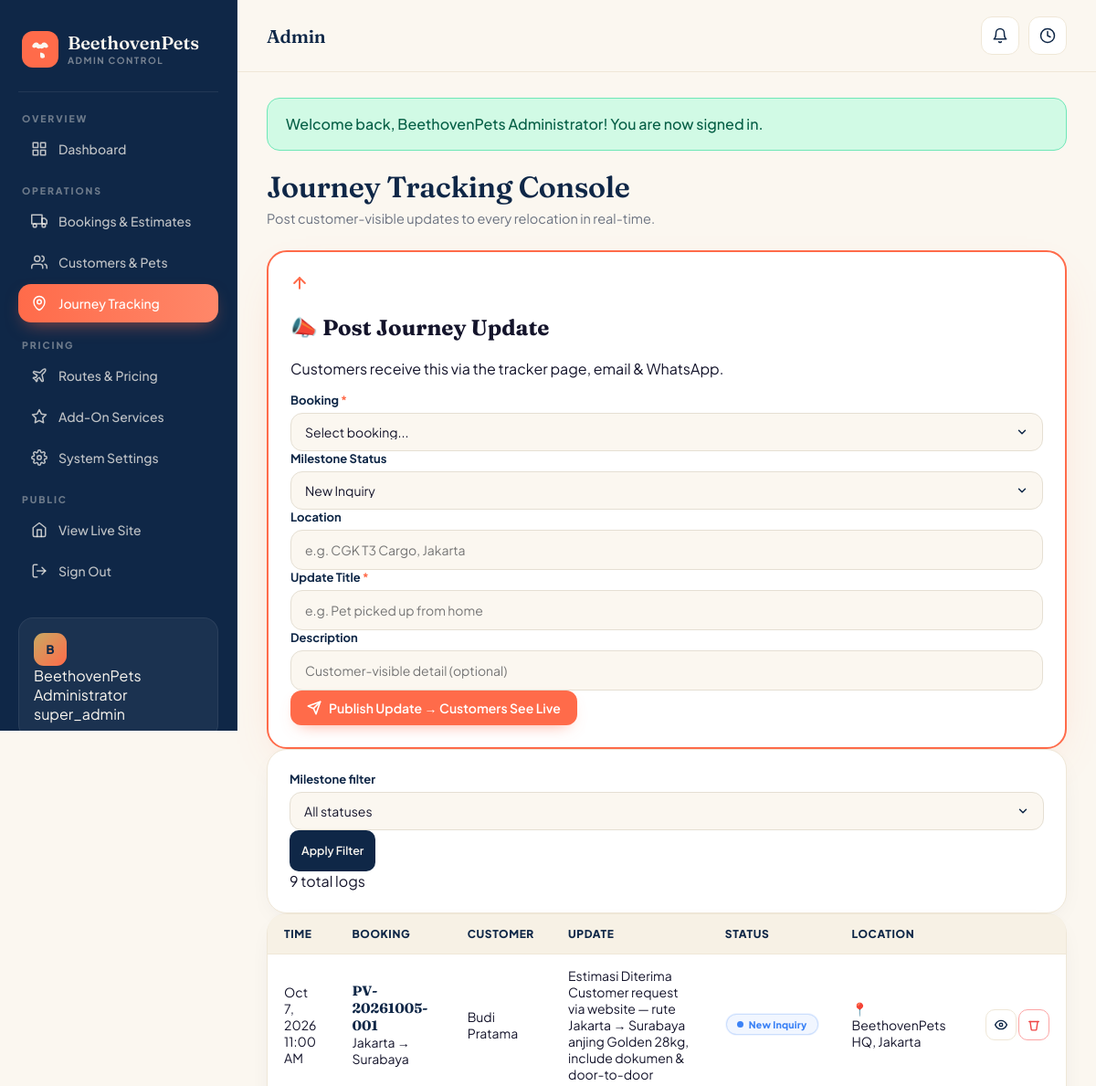
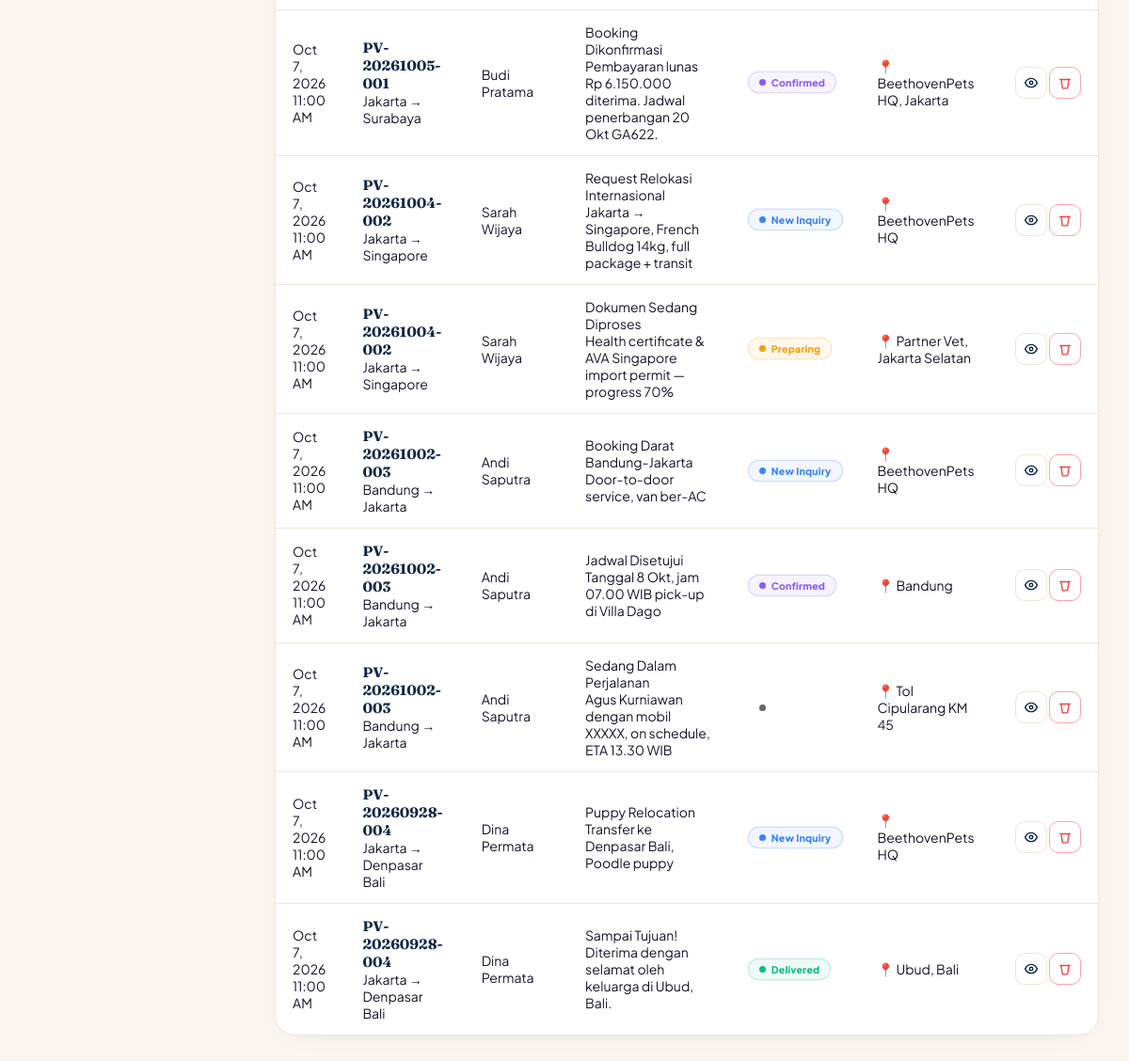
Screenshot of /admin/tracking.php (signed in) with the database file from the repository (2 pictures, top to bottom).
### tables this page shows
CREATE TABLE `tracking_logs` (
  `id` int(11) NOT NULL AUTO_INCREMENT,
  `booking_id` int(11) NOT NULL,
  `status` enum('inquiry','confirmed','preparing','picked_up','origin_airport','in_flight','transit','destination_airport','out_for_delivery','delivered','completed','cancelled') NOT NULL DEFAULT 'inquiry',
  `title` varchar(180) NOT NULL,
  `description` text DEFAULT NULL,
  `location` varchar(180) DEFAULT NULL,
  `photo_url` varchar(255) DEFAULT NULL,
  `created_by_admin_id` int(11) DEFAULT NULL,
  `created_at` timestamp NOT NULL DEFAULT CURRENT_TIMESTAMP,
  PRIMARY KEY (`id`),
  KEY `booking_idx` (`booking_id`),
  CONSTRAINT `tracking_booking_fk` FOREIGN KEY (`booking_id`) REFERENCES `bookings`(`id`) ON DELETE CASCADE
);

CREATE TABLE `bookings` (
  `id` int(11) NOT NULL AUTO_INCREMENT,
  `booking_code` varchar(20) NOT NULL UNIQUE,
  `customer_id` int(11) NOT NULL,
  `pet_id` int(11) DEFAULT NULL,
  `route_id` int(11) DEFAULT NULL,
  `origin_city` varchar(100) NOT NULL,
  `destination_city` varchar(100) NOT NULL,
  `travel_type` enum('domestic_air','domestic_land','international','combined') NOT NULL DEFAULT 'domestic_air',
  `travel_date` date NOT NULL,
  `return_date` date DEFAULT NULL,
  `pet_type_booking` enum('small','medium','large','giant','brachycephalic') NOT NULL DEFAULT 'medium',
  `pet_weight_kg` decimal(6,2) NOT NULL DEFAULT 15.00,
  `crate_included` tinyint(1) NOT NULL DEFAULT 0,
  `addon_door` tinyint(1) NOT NULL DEFAULT 0,
  `addon_docs` tinyint(1) NOT NULL DEFAULT 0,
  `addon_stay` tinyint(1) NOT NULL DEFAULT 0,
  `addon_custom` text DEFAULT NULL,
  `price_estimated_idr` decimal(14,2) NOT NULL DEFAULT 0.00,
  `price_final_idr` decimal(14,2) DEFAULT NULL,
  `paid_amount_idr` decimal(14,2) NOT NULL DEFAULT 0.00,
  `payment_status` enum('unpaid','deposit','paid','refunded') NOT NULL DEFAULT 'unpaid',
  `status` enum('inquiry','confirmed','preparing','in_transit','arrived','delivered','cancelled','completed') NOT NULL DEFAULT 'inquiry',
  `special_instructions` text DEFAULT NULL,
  `assigned_handler` varchar(120) DEFAULT NULL,
  `flight_details` text DEFAULT NULL,
  `customer_notes` text DEFAULT NULL,
  `private_admin_notes` text DEFAULT NULL,
  `created_at` timestamp NOT NULL DEFAULT CURRENT_TIMESTAMP,
  `updated_at` timestamp NOT NULL DEFAULT CURRENT_TIMESTAMP ON UPDATE CURRENT_TIMESTAMP,
  PRIMARY KEY (`id`),
  UNIQUE KEY `booking_code_idx` (`booking_code`),
  KEY `customer_idx` (`customer_id`),
  KEY `status_idx` (`status`),
  KEY `travel_date_idx` (`travel_date`)
);

CREATE TABLE `customers` (
  `id` int(11) NOT NULL AUTO_INCREMENT,
  `full_name` varchar(150) NOT NULL,
  `email` varchar(150) NOT NULL,
  `phone` varchar(30) NOT NULL,
  `address` text DEFAULT NULL,
  `city` varchar(80) DEFAULT NULL,
  `country` varchar(60) DEFAULT 'Indonesia',
  `notes` text DEFAULT NULL,
  `created_at` timestamp NOT NULL DEFAULT CURRENT_TIMESTAMP,
  `updated_at` timestamp NOT NULL DEFAULT CURRENT_TIMESTAMP ON UPDATE CURRENT_TIMESTAMP,
  PRIMARY KEY (`id`),
  KEY `email_idx` (`email`)
);

### admin/tracking.php (the view, shortened to what the rows shown need)
<?php
require_once __DIR__ . '/includes/header.php';
$db = pawDB();
$bookingFilter = (int)($_GET['booking_id'] ?? 0);
$where = []; $params = [];
$whereSQL = $where ? 'WHERE ' . implode(' AND ', $where) : '';
$logs = $db->fetchAll("SELECT tl.*, b.booking_code, b.origin_city, b.destination_city, c.full_name AS customer_name
  FROM tracking_logs tl
  JOIN bookings b ON b.id = tl.booking_id
  LEFT JOIN customers c ON c.id = b.customer_id
  $whereSQL
  ORDER BY tl.created_at DESC LIMIT 200", $params);
?>
<div class="page-title-row">
  <div class="page-title">
    <h1>Journey Tracking Console</h1>
  </div>
</div>
<div class="card card-pad mb-6" style="border:2px solid var(--coral);box-shadow:0 20px 50px -25px rgba(255,107,74,0.35)">
  <div class="flex items-center gap-3 mb-5 flex-wrap">
    <div>
      <h2 class="font-display text-2xl font-semibold text-navy m-0">📣 Post Journey Update</h2>
    </div>
  </div>
</div>
<div class="card">
  <div class="table-wrap">
    <table>
      <thead>
        <tr>
          <th>Time</th><th>Booking</th><th>Customer</th><th>Update</th><th>Status</th><th>Location</th><th></th>
        </tr>
      </thead>
      <tbody>
        <?php if (count($logs) === 0): ?>
        <tr><td colspan="7"><div class="empty" style="margin:30px;border:0;background:transparent">
          <div class="empty-icon">
            <svg width="26" height="26" viewBox="0 0 24 24" fill="none" stroke="currentColor" stroke-width="2" stroke-linecap="round" stroke-linejoin="round"><circle cx="12" cy="12" r="10"/><polyline points="12 6 12 12 16 14"/></svg>
          </div>
          <p class="font-bold text-navy mb-1">No journey logs yet.</p>
          <p class="text-muted text-sm">Post the first update in the form above.</p>
        </div></td></tr>
        <?php else: foreach($logs as $l): ?>
        <tr>
          <td>
            <div class="font-bold text-navy text-sm"><?=formatDate($l['created_at'], 'M j, Y')?></div>
            <div class="text-xs text-muted"><?=date('g:i A', strtotime($l['created_at']))?></div>
          </td>
          <td>
            <a href="booking-view.php?id=<?=(int)$l['booking_id']?>" style="font-family:'Fraunces',serif;font-weight:700;color:var(--navy);font-size:15px">
              <?=e($l['booking_code'])?>
            </a>
            <div class="text-xs text-muted mt-0.5"><?=e($l['origin_city'])?> → <?=e($l['destination_city'])?></div>
          </td>
          <td class="font-semibold text-navy text-sm"><?=e($l['customer_name'] ?? '—')?></td>
          <td class="min-w-[300px]">
            <div class="font-bold text-navy text-sm mb-0.5"><?=e($l['title'])?></div>
            <?php if (!empty($l['description'])): ?>
              <div class="text-xs text-muted leading-relaxed"><?=e($l['description'])?></div>
            <?php endif; ?>
          </td>
          <td>
            <span class="chip" style="background:<?=bookingStatusColor($l['status'])?>12;color:<?=bookingStatusColor($l['status'])?>;box-shadow:inset 0 0 0 1px <?=bookingStatusColor($l['status'])?>35;white-space:nowrap;font-size:10.5px">
              <span class="chip-dot" style="background:<?=bookingStatusColor($l['status'])?>"></span>
              <?=bookingStatusLabel($l['status'])?>
            </span>
          </td>
          <td class="font-semibold text-navy text-xs">📍 <?=e($l['location'] ?? '—')?></td>
          <td style="text-align:right;white-space:nowrap">
            <a href="../track.php?code=<?=urlencode($l['booking_code'])?>" target="_blank" class="btn btn-outline btn-icon btn-sm">
              <svg width="14" height="14" viewBox="0 0 24 24" fill="none" stroke="currentColor" stroke-width="2.4" stroke-linecap="round" stroke-linejoin="round"><path d="M1 12s4-8 11-8 11 8 11 8-4 8-11 8-11-8-11-8z"/><circle cx="12" cy="12" r="3"/></svg>
            </a>
            <a href="?delete=<?=(int)$l['id']?><?=$bookingFilter?'&booking_id='.$bookingFilter:''?>" class="btn btn-outline btn-icon btn-sm confirm-delete" style="border-color:#FCA5A5">
              <svg width="14" height="14" viewBox="0 0 24 24" fill="none" stroke="#EF4444" stroke-width="2.4" stroke-linecap="round" stroke-linejoin="round"><polyline points="3 6 5 6 21 6"/><path d="M19 6l-2 14a2 2 0 0 1-2 2H9a2 2 0 0 1-2-2L5 6"/></svg>
            </a>
          </td>
        </tr>
        <?php endforeach; endif; ?>
      </tbody>
    </table>
  </div>
</div>
<?php require_once __DIR__ . '/includes/footer.php'; ?>

### admin/includes/header.php (shortened to what the rows shown need)
<?php
if (strpos($_SERVER['PHP_SELF'], '/admin/login.php') === false &&
    strpos($_SERVER['PHP_SELF'], '/admin/logout.php') === false) {
    $admin = currentAdmin();
}
if (!isset($page_title)) $page_title = 'Admin';
$page_base = basename($_SERVER['PHP_SELF']);
?>
<!DOCTYPE html>
<html lang="en">
<head>
</head>
<body>
<?php if (strpos($_SERVER['PHP_SELF'], '/admin/login.php') === false &&
          strpos($_SERVER['PHP_SELF'], '/admin/logout.php') === false): ?>
<div class="layout">
  <aside class="sidebar" id="sidebar">
    <div class="side-brand">
      <div class="logo">
      </div>
      <div>
        <div class="name">BeethovenPets</div>
        <div class="sub">Admin Control</div>
      </div>
    </div>
    <div class="nav-section">Overview</div>
    <a href="index.php" class="nav-link <?=$page_base=='index.php'?'active':''?>">
      <svg viewBox="0 0 24 24" fill="none" stroke="currentColor" stroke-width="2" stroke-linecap="round" stroke-linejoin="round"><rect x="3" y="3" width="7" height="7"/><rect x="14" y="3" width="7" height="7"/><rect x="3" y="14" width="7" height="7"/><rect x="14" y="14" width="7" height="7"/></svg>
      Dashboard
    </a>
    <div class="nav-section">Operations</div>
    <a href="bookings.php" class="nav-link <?=$page_base=='bookings.php'||$page_base=='booking-view.php'?'active':''?>">
      <svg viewBox="0 0 24 24" fill="none" stroke="currentColor" stroke-width="2" stroke-linecap="round" stroke-linejoin="round"><rect x="1" y="3" width="15" height="13"/><polygon points="16 8 20 8 23 11 23 16 16 16 16 8"/><circle cx="5.5" cy="18.5" r="2.5"/><circle cx="18.5" cy="18.5" r="2.5"/></svg>
      Bookings & Estimates
    </a>
    <a href="customers.php" class="nav-link <?=$page_base=='customers.php'||$page_base=='customer-view.php'?'active':''?>">
      <svg viewBox="0 0 24 24" fill="none" stroke="currentColor" stroke-width="2" stroke-linecap="round" stroke-linejoin="round"><path d="M17 21v-2a4 4 0 0 0-4-4H5a4 4 0 0 0-4 4v2"/><circle cx="9" cy="7" r="4"/><path d="M23 21v-2a4 4 0 0 0-3-3.87"/><path d="M16 3.13a4 4 0 0 1 0 7.75"/></svg>
      Customers & Pets
    </a>
    <a href="tracking.php" class="nav-link <?=$page_base=='tracking.php'?'active':''?>">
      <svg viewBox="0 0 24 24" fill="none" stroke="currentColor" stroke-width="2" stroke-linecap="round" stroke-linejoin="round"><path d="M12 22s-8-4.5-8-11.8A8 8 0 0 1 12 2a8 8 0 0 1 8 8.2c0 7.3-8 11.8-8 11.8z"/><circle cx="12" cy="10" r="3"/></svg>
      Journey Tracking
    </a>
    <div class="nav-section">Pricing</div>
    <a href="routes.php" class="nav-link <?=$page_base=='routes.php'?'active':''?>">
      Routes & Pricing
    </a>
    <a href="addons.php" class="nav-link <?=$page_base=='addons.php'?'active':''?>">
      <svg viewBox="0 0 24 24" fill="none" stroke="currentColor" stroke-width="2" stroke-linecap="round" stroke-linejoin="round"><path d="M12 2l3.09 6.26L22 9.27l-5 4.87 1.18 6.88L12 17.77l-6.18 3.25L7 14.14 2 9.27l6.91-1.01L12 2z"/></svg>
      Add-On Services
    </a>
    <a href="settings.php" class="nav-link <?=$page_base=='settings.php'?'active':''?>">
      System Settings
    </a>
    <div class="nav-section">Public</div>
    <a href="../index.php" target="_blank" class="nav-link">
      <svg viewBox="0 0 24 24" fill="none" stroke="currentColor" stroke-width="2" stroke-linecap="round" stroke-linejoin="round"><path d="M3 9l9-7 9 7v11a2 2 0 0 1-2 2H5a2 2 0 0 1-2-2z"/><polyline points="9 22 9 12 15 12 15 22"/></svg>
      View Live Site
    </a>
    <a href="logout.php" class="nav-link">
      <svg viewBox="0 0 24 24" fill="none" stroke="currentColor" stroke-width="2" stroke-linecap="round" stroke-linejoin="round"><path d="M9 21H5a2 2 0 0 1-2-2V5a2 2 0 0 1 2-2h4"/><polyline points="16 17 21 12 16 7"/><line x1="21" y1="12" x2="9" y2="12"/></svg>
      Sign Out
    </a>
    <div class="side-footer">
      <div class="flex items-center gap-3">
        <div class="avatar"><?=strtoupper(substr($admin['full_name'] ?? 'A', 0, 1))?></div>
        <div class="min-w-0 flex-1">
          <div class="font-bold text-sm truncate"><?=e($admin['full_name'] ?? 'Admin')?></div>
          <div class="text-[11px] opacity-60 font-semibold"><?=e($admin['role'] ?? 'manager')?></div>
        </div>
      </div>
    </div>
  </aside>
  <div class="main">
    <div class="topbar">
      <div class="flex items-center gap-4">
        <div class="page-title">
          <h1 style="font-size:20px;"><?=e($page_title)?></h1>
        </div>
      </div>
      <div class="topbar-actions">
        <a href="bookings.php?status=inquiry" class="pill-btn" title="New inquiries">
          <svg width="18" height="18" viewBox="0 0 24 24" fill="none" stroke="currentColor" stroke-width="2" stroke-linecap="round" stroke-linejoin="round"><path d="M18 8A6 6 0 0 0 6 8c0 7-3 9-3 9h18s-3-2-3-9"/><path d="M13.73 21a2 2 0 0 1-3.46 0"/></svg>
        </a>
        <a href="../track.php" target="_blank" class="pill-btn" title="Open public tracker">
          <svg width="18" height="18" viewBox="0 0 24 24" fill="none" stroke="currentColor" stroke-width="2" stroke-linecap="round" stroke-linejoin="round"><circle cx="12" cy="12" r="10"/><polyline points="12 6 12 12 16 14"/></svg>
        </a>
      </div>
    </div>
    <div class="content">
<?php endif; ?>

### rows the page displays
tracking_logs: created_at "Oct 7, 2026", created_at "11:00 AM", booking.booking_code "PV-20261005-001", booking.origin_city "Jakarta", booking.destination_city "Surabaya", customers.full_name "Budi Pratama", title "Estimasi Diterima", description "Customer request via website — rute Jakarta → Surabaya anjing Golden 28kg, include dokumen & door-to-door", status "New Inquiry", location "BeethovenPets HQ, Jakarta"
tracking_logs: created_at "Oct 7, 2026", created_at "11:00 AM", booking.booking_code "PV-20261005-001", booking.origin_city "Jakarta", booking.destination_city "Surabaya", customers.full_name "Budi Pratama", title "Booking Dikonfirmasi", description "Pembayaran lunas Rp 6.150.000 diterima. Jadwal penerbangan 20 Okt GA622.", status "Confirmed", location "BeethovenPets HQ, Jakarta"
tracking_logs: created_at "Oct 7, 2026", created_at "11:00 AM", booking.booking_code "PV-20261004-002", booking.origin_city "Jakarta", booking.destination_city "Singapore", customers.full_name "Sarah Wijaya", title "Request Relokasi Internasional", description "Jakarta → Singapore, French Bulldog 14kg, full package + transit", status "New Inquiry", location "BeethovenPets HQ"
tracking_logs: created_at "Oct 7, 2026", created_at "11:00 AM", booking.booking_code "PV-20261004-002", booking.origin_city "Jakarta", booking.destination_city "Singapore", customers.full_name "Sarah Wijaya", title "Dokumen Sedang Diproses", description "Health certificate & AVA Singapore import permit — progress 70%", status "Preparing", location "Partner Vet, Jakarta Selatan"
tracking_logs: created_at "Oct 7, 2026", created_at "11:00 AM", booking.booking_code "PV-20261002-003", booking.origin_city "Bandung", booking.destination_city "Jakarta", customers.full_name "Andi Saputra", title "Booking Darat Bandung-Jakarta", description "Door-to-door service, van ber-AC", status "New Inquiry", location "BeethovenPets HQ"
tracking_logs: created_at "Oct 7, 2026", created_at "11:00 AM", booking.booking_code "PV-20261002-003", booking.origin_city "Bandung", booking.destination_city "Jakarta", customers.full_name "Andi Saputra", title "Jadwal Disetujui", description "Tanggal 8 Okt, jam 07.00 WIB pick-up di Villa Dago", status "Confirmed", location "Bandung"
tracking_logs: created_at "Oct 7, 2026", created_at "11:00 AM", booking.booking_code "PV-20261002-003", booking.origin_city "Bandung", booking.destination_city "Jakarta", customers.full_name "Andi Saputra", title "Sedang Dalam Perjalanan", description "Agus Kurniawan dengan mobil XXXXX, on schedule, ETA 13.30 WIB", location "Tol Cipularang KM 45"
tracking_logs: created_at "Oct 7, 2026", created_at "11:00 AM", booking.booking_code "PV-20260928-004", booking.origin_city "Jakarta", booking.destination_city "Denpasar Bali", customers.full_name "Dina Permata", title "Puppy Relocation", description "Transfer ke Denpasar Bali, Poodle puppy", status "New Inquiry", location "BeethovenPets HQ"
tracking_logs: created_at "Oct 7, 2026", created_at "11:00 AM", booking.booking_code "PV-20260928-004", booking.origin_city "Jakarta", booking.destination_city "Denpasar Bali", customers.full_name "Dina Permata", title "Sampai Tujuan!", description "Diterima dengan selamat oleh keluarga di Ubud, Bali.", status "Delivered", location "Ubud, Bali"

### other values shown
substr($admin['full_name'] ?? 'A', 0, 1) "B"
$admin['full_name'] "BeethovenPets Administrator"
$admin['role'] "super_admin"
$page_title "Admin"
count($logs) "9"
form field status "New Inquiry"
